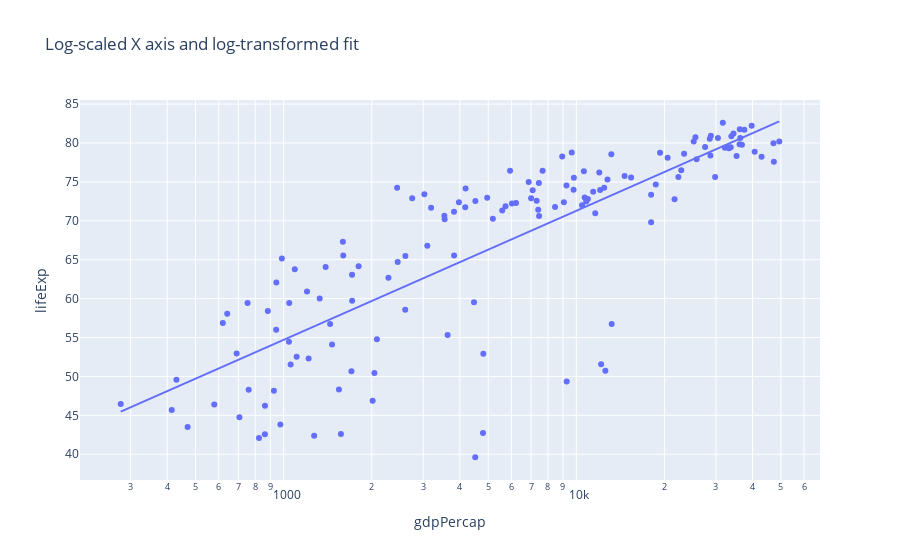

This figure's notebook cell:
### Code cell
import plotly.express as px

df = px.data.gapminder(year=2007)
fig = px.scatter(df, x="gdpPercap", y="lifeExp", log_x=True, 
                 trendline="ols", trendline_options=dict(log_x=True),
                 title="Log-scaled X axis and log-transformed fit")
fig.show()

### Figure 1 — Plotly figure (JSON) as saved in the notebook; plotly's stock layout.template omitted (floating-point values rounded to 4 significant figures; data arrays with more than 128 entries replaced by an {"elided": "..."} marker saying what was removed)
{"data": [{"hovertemplate": "gdpPercap=%{x}<br>lifeExp=%{y}<extra></extra>", "legendgroup": "", "marker": {"color": "#636efa", "symbol": "circle"}, "mode": "markers", "name": "", "orientation": "v", "showlegend": false, "type": "scatter", "x": {"elided": "142 float values"}, "xaxis": "x", "y": {"elided": "142 float values"}, "yaxis": "y"}, {"hovertemplate": "<b>OLS trendline</b><br>lifeExp = 16.5851 * log10(gdpPercap) + 4.94961<br>R<sup>2</sup>=0.654449<br><br>gdpPercap=%{x}<br>lifeExp=%{y} <b>(trend)</b><extra></extra>", "legendgroup": "", "marker": {"color": "#636efa", "symbol": "circle"}, "mode": "lines", "name": "", "showlegend": false, "type": "scatter", "x": {"elided": "142 float values"}, "xaxis": "x", "y": {"elided": "142 float values"}, "yaxis": "y"}], "layout": {"legend": {"tracegroupgap": 0}, "title": {"text": "Log-scaled X axis and log-transformed fit"}, "xaxis": {"anchor": "y", "domain": [0, 1], "title": {"text": "gdpPercap"}, "type": "log"}, "yaxis": {"anchor": "x", "domain": [0, 1], "title": {"text": "lifeExp"}}}}
